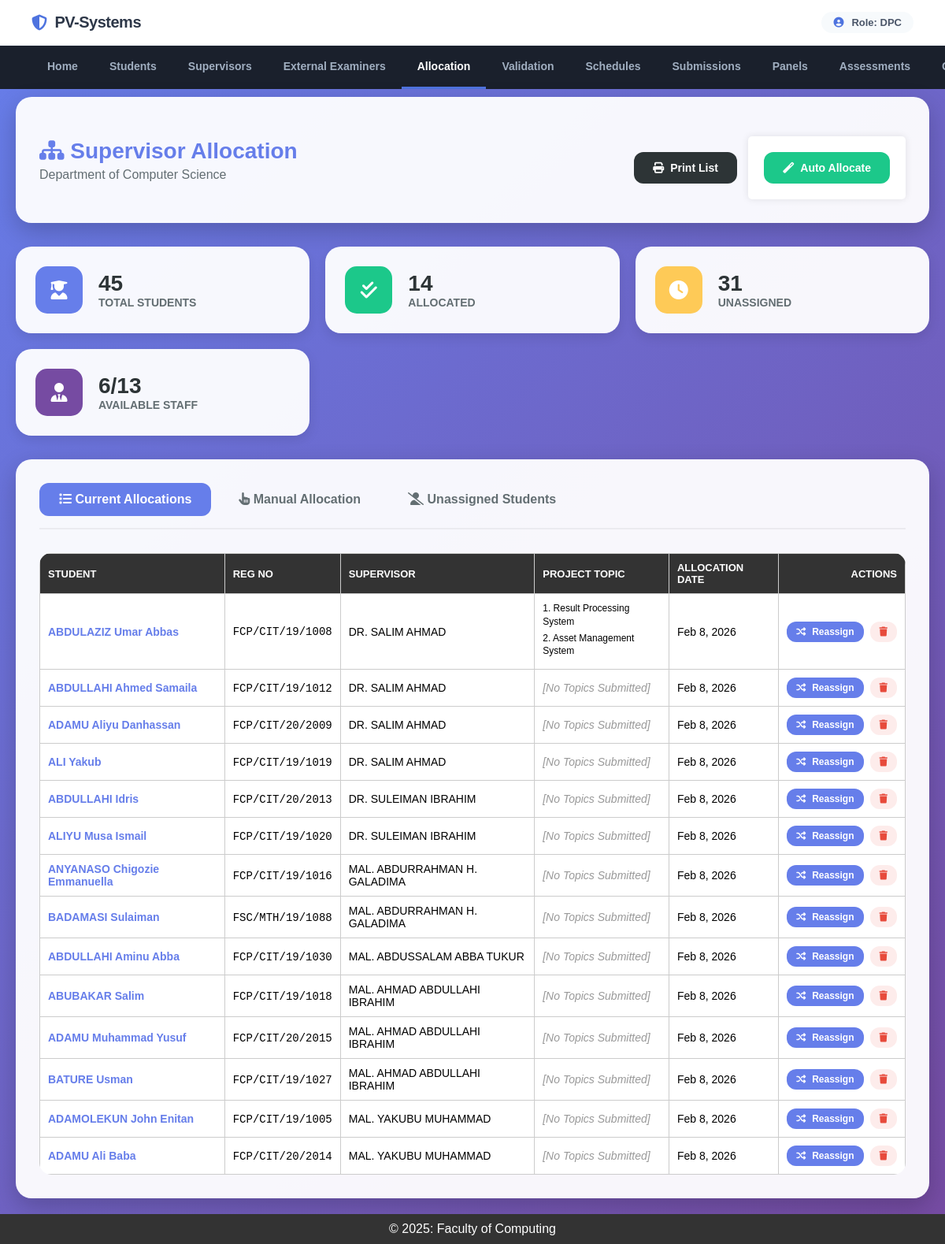
Page /department_project_coordinator/dpc_assign_supervisors.php (signed in) on the committed database.
### tables this page shows
CREATE TABLE `users` (
  `id` int(11) NOT NULL,
  `username` varchar(50) NOT NULL,
  `password` varchar(255) NOT NULL,
  `role` enum('stu','dpc','fpc','sup','ext') NOT NULL,
  `name` varchar(100) DEFAULT NULL,
  `email` varchar(100) DEFAULT NULL,
  `faculty_id` int(11) NOT NULL,
  `department` varchar(100) DEFAULT NULL,
  `is_active` tinyint(1) DEFAULT 1,
  `first_login` datetime DEFAULT NULL,
  `password_changed` varchar(50) DEFAULT NULL,
  `session` varchar(255) DEFAULT NULL,
  `created_at` timestamp NOT NULL DEFAULT current_timestamp() ON UPDATE current_timestamp()
);

CREATE TABLE `departments` (
  `id` int(11) NOT NULL,
  `faculty_id` int(11) NOT NULL,
  `department_name` varchar(100) NOT NULL,
  `project_guideline` varchar(255) DEFAULT NULL,
  `num_chapters` int(11) DEFAULT 5
);

CREATE TABLE `supervision` (
  `allocation_id` int(11) NOT NULL,
  `supervisor_id` int(11) NOT NULL,
  `student_id` int(11) NOT NULL,
  `allocation_date` datetime NOT NULL,
  `status` varchar(20) DEFAULT 'active'
);

CREATE TABLE `students` (
  `id` int(11) NOT NULL,
  `reg_no` varchar(50) NOT NULL,
  `name` varchar(100) NOT NULL,
  `phone` varchar(50) NOT NULL,
  `email` varchar(60) NOT NULL,
  `faculty_id` int(11) NOT NULL,
  `department` int(11) NOT NULL,
  `first_login` tinyint(1) DEFAULT 1
);

CREATE TABLE `supervisors` (
  `id` int(11) NOT NULL,
  `staff_no` varchar(50) NOT NULL,
  `name` varchar(100) NOT NULL,
  `email` varchar(100) DEFAULT NULL,
  `phone` varchar(20) DEFAULT NULL,
  `faculty_id` int(11) NOT NULL,
  `department` varchar(100) NOT NULL,
  `max_students` int(11) NOT NULL DEFAULT 10,
  `current_load` int(11) NOT NULL DEFAULT 0
);

### department_project_coordinator/dpc_assign_supervisors.php (the view, shortened to what this page needs)
<?php
include_once __DIR__ . '/../includes/db.php';
$dpc_id = $_SESSION['user_id'];
$stmt = $conn->prepare("SELECT u.department as dept_id, d.department_name FROM users u JOIN departments d ON u.department = d.id WHERE u.id = ?");
$stmt->execute([$dpc_id]);
$dpc_info = $stmt->fetch(PDO::FETCH_ASSOC);
$dept_id = $dpc_info['dept_id'];
$dept_name = $dpc_info['department_name'];
$statsStmt = $conn->prepare("
    SELECT
        (SELECT COUNT(DISTINCT s.id) FROM students s
         WHERE s.department = :dept AND s.id NOT IN (SELECT student_id FROM supervision)) AS unassigned_count,
        (SELECT COUNT(*) FROM students WHERE department = :dept) AS total_students,
        (SELECT COUNT(*) FROM supervisors WHERE department = :dept AND current_load < max_students) AS available_sup,
        (SELECT COUNT(*) FROM supervisors WHERE department = :dept) AS total_sup,
        (SELECT COUNT(DISTINCT sp.student_id) FROM supervision sp
         JOIN students s ON sp.student_id = s.id WHERE s.department = :dept) AS allocated_count
");
$statsStmt->execute([':dept' => $dept_id]);
$stats = $statsStmt->fetch(PDO::FETCH_ASSOC);
$allocStmt = $conn->prepare("
    SELECT sp.allocation_id, sp.student_id, sp.supervisor_id,
           s.name AS student_name, s.reg_no, s.department AS student_dept,
           su.name AS supervisor_name, su.department AS supervisor_dept,
           GROUP_CONCAT(p.topic SEPARATOR '||') AS topics,
           sp.allocation_date, sp.status AS allocation_status
    FROM supervision sp
    JOIN students s ON sp.student_id = s.id
    JOIN supervisors su ON sp.supervisor_id = su.id
    LEFT JOIN project_topics p ON s.id = p.student_id
    WHERE s.department = :dept
    GROUP BY sp.allocation_id
    ORDER BY su.name, s.name
");
$allocStmt->execute([':dept' => $dept_id]);
$allocations = $allocStmt->fetchAll(PDO::FETCH_ASSOC);
?>
<!DOCTYPE html>
<html lang="en">
<head>
    <link rel="stylesheet" href="https://cdnjs.cloudflare.com/ajax/libs/font-awesome/6.4.0/css/all.min.css">
    <link href="https://cdn.jsdelivr.net/npm/select2@4.1.0-rc.0/dist/css/select2.min.css" rel="stylesheet" />
</head>
<body>
    <?php include_once __DIR__ . '/../includes/header.php'; ?>
    <div class="page-container">
        <div class="header-card">
            <div>
                <h1><i class="fas fa-sitemap no-print"></i> Supervisor Allocation</h1>
                <p style="color: #636e72; margin-top: 5px;">Department of <?= htmlspecialchars($dept_name) ?></p>
            </div>
            <div class="header-actions">
                <button onclick="window.print()" class="btn btn-primary no-print" style="margin-right: 10px; background: #2d3436;"><i class="fas fa-print"></i> Print List</button>
                <?php if ($stats['unassigned_count'] > 0 && $stats['available_sup'] > 0): ?>
                    <form method="POST" style="display: inline-block;">
                        <button type="submit" name="auto_allocate" class="btn btn-success"><i class="fas fa-magic"></i> Auto Allocate</button>
                    </form>
                <?php endif; ?>
            </div>
        </div>
        <div class="stats-grid">
            <div class="stat-card">
                <div class="stat-icon" style="background: var(--primary);"><i class="fas fa-user-graduate"></i></div>
                <div class="stat-info">
                    <h3><?= $stats['total_students'] ?></h3>
                    <p>Total Students</p>
                </div>
            </div>
            <div class="stat-card">
                <div class="stat-icon" style="background: var(--success);"><i class="fas fa-check-double"></i></div>
                <div class="stat-info">
                    <h3><?= $stats['allocated_count'] ?></h3>
                    <p>Allocated</p>
                </div>
            </div>
            <div class="stat-card">
                <div class="stat-icon" style="background: var(--warning);"><i class="fas fa-clock"></i></div>
                <div class="stat-info">
                    <h3><?= $stats['unassigned_count'] ?></h3>
                    <p>Unassigned</p>
                </div>
            </div>
            <div class="stat-card">
                <div class="stat-icon" style="background: var(--secondary);"><i class="fas fa-user-tie"></i></div>
                <div class="stat-info">
                    <h3><?= $stats['available_sup'] ?>/<?= $stats['total_sup'] ?></h3>
                    <p>Available Staff</p>
                </div>
            </div>
        </div>
        <div class="main-card">
            <div class="tabs">
                <div class="tab active" onclick="switchTab('allocations')"><i class="fas fa-list"></i> Current Allocations</div>
                <div class="tab" onclick="switchTab('manual')"><i class="fas fa-hand-pointer"></i> Manual Allocation</div>
                <div class="tab" onclick="switchTab('unassigned')"><i class="fas fa-user-slash"></i> Unassigned Students</div>
            </div>
            <div id="allocations" class="tab-content active">
                <?php if (count($allocations) > 0): ?>
                    <table>
                        <thead>
                            <tr>
                                <th>Student</th>
                                <th>Reg No</th>
                                <th>Supervisor</th>
                                <th>Project Topic</th>
                                <th class="no-print">Allocation Date</th>
                                <th style="text-align: right;" class="no-print">Actions</th>
                            </tr>
                        </thead>
                        <tbody>
                            <?php foreach ($allocations as $alloc): ?>
                                <tr>
                                    <td data-label="Student"><span style="font-weight: 600; color: var(--primary);"><?= htmlspecialchars($alloc['student_name']) ?></span></td>
                                    <td data-label="Reg No"><code><?= htmlspecialchars($alloc['reg_no']) ?></code></td>
                                    <td data-label="Supervisor"><?= htmlspecialchars($alloc['supervisor_name']) ?></td>
                                    <td data-label="Project Topic" style="max-width:300px;">
                                        <?php
                                        if ($alloc['topics']) {
                                            $tps = explode('||', $alloc['topics']);
                                            foreach ($tps as $index => $t) {
                                                echo '<div style="font-size: 12px; margin-bottom: 4px; line-height: 1.4;">' . ($index + 1) . '. ' . htmlspecialchars($t) . '</div>';
                                            }
                                        } else {
                                            echo '<span style="color:#999; font-style:italic;">[No Topics Submitted]</span>';
                                        }
                                        ?>
                                    </td>
                                    <td data-label="Allocation Date" class="no-print"><?= date('M j, Y', strtotime($alloc['allocation_date'])) ?></td>
                                    <td data-label="Actions" style="text-align: right;" class="no-print">
                                        <div style="display: flex; gap: 8px; justify-content: flex-end;">
                                            <button class="btn btn-primary" style="padding: 6px 12px; font-size: 12px;" onclick="openReassign(<?= $alloc['allocation_id'] ?>, '<?= addslashes($alloc['student_name']) ?>', <?= $alloc['supervisor_id'] ?>)">
                                                <i class="fas fa-random"></i> Reassign
                                            </button>
                                            <a href="?delete_allocation=<?= $alloc['allocation_id'] ?>" class="btn btn-warning" style="background: rgba(231, 74, 59, 0.1); color: #e74a3b; padding: 6px 12px; font-size: 12px;" onclick="return confirm('Remove this supervisor allocation? Student will return to unassigned list.')">
                                                <i class="fas fa-trash"></i>
                                            </a>
                                        </div>
                                    </td>
                                </tr>
                            <?php endforeach; ?>
                        </tbody>
                    </table>
                <?php endif; ?>
            </div>
        </div>
    </div>
    <?php include_once __DIR__ . '/../includes/footer.php'; ?>
</body>
</html>

### assets/css/styles.css (style rules this page uses)
body { font-family: Arial, sans-serif; margin: 0; padding: 0; background-color: #f4f4f4; display: flex; flex-direction: column; min-height: 100vh; }
form { background-color: #fff; padding: 20px; border-radius: 5px; box-shadow: 0 0 10px rgba(0, 0, 0, 0.1); margin-top: 20px; }
form button { background-color: #333; color: #fff; padding: 10px 20px; border: none; border-radius: 5px; cursor: pointer; }
table { width: 100%; border-collapse: collapse; margin-top: 20px; }
table th, table td { padding: 10px; border: 1px solid #ccc; text-align: left; }
table th { background-color: #333; color: #fff; }

### department_project_coordinator/dpc_assign_supervisors.php (style rules this page uses)
:root { --primary: #667eea; --secondary: #764ba2; --success: #1cc88a; --danger: #e74a3b; --warning: #feca57; --glass: rgba(255, 255, 255, 0.95); }
* { margin: 0; padding: 0; box-sizing: border-box; }
body { font-family: 'Segoe UI', sans-serif; background: linear-gradient(135deg, #667eea 0%, #764ba2 100%); min-height: 100vh; padding-bottom: 50px; }
.page-container { max-width: 1400px; margin: 0 auto; padding: 10px 20px 20px 20px; }
.header-card { background: var(--glass); padding: 30px; border-radius: 20px; box-shadow: 0 10px 30px rgba(0,0,0,0.2); margin-bottom: 30px; display: flex; justify-content: space-between; align-items: center; flex-wrap: wrap; gap: 20px; }
.header-card h1 { color: var(--primary); font-size: 28px; }
.stats-grid { display: grid; grid-template-columns: repeat(auto-fit, minmax(280px, 1fr)); gap: 20px; margin-bottom: 30px; }
.stat-card { background: var(--glass); padding: 25px; border-radius: 20px; box-shadow: 0 5px 15px rgba(0,0,0,0.1); display: flex; align-items: center; gap: 20px; }
.stat-icon { width: 60px; height: 60px; border-radius: 15px; display: flex; align-items: center; justify-content: center; font-size: 24px; color: white; }
.stat-info h3 { font-size: 28px; color: #2d3436; }
.stat-info p { color: #636e72; font-size: 14px; font-weight: 600; text-transform: uppercase; }
.main-card { background: var(--glass); padding: 30px; border-radius: 20px; box-shadow: 0 10px 30px rgba(0,0,0,0.2); }
.tabs { display: flex; gap: 10px; margin-bottom: 30px; border-bottom: 2px solid rgba(0,0,0,0.05); padding-bottom: 15px; }
.tab { padding: 12px 25px; border-radius: 12px; cursor: pointer; font-weight: 600; color: #636e72; transition: 0.3s; }
.tab.active { background: var(--primary); color: white; }
.tab-content { display: none; animation: fadeIn 0.4s; }
.tab-content.active { display: block; }
table { width: 100%; border-collapse: collapse; background: white; border-radius: 15px; overflow: hidden; margin-top: 15px; }
th { background: #f8faff; padding: 18px; text-align: left; color: #747d8c; font-size: 13px; text-transform: uppercase; }
td { padding: 16px; border-bottom: 1px solid #eee; font-size: 14px; }
.btn { padding: 12px 24px; border: none; border-radius: 12px; font-weight: 600; cursor: pointer; transition: 0.3s; display: inline-flex; align-items: center; gap: 8px; text-decoration: none; color: #fff; font-size: 14px; }
.btn-primary { background: var(--primary); }
.btn-success { background: var(--success); }
.btn-warning { background: var(--warning); }

### rows in the picture
users: departments.department_name "Computer Science"
supervision: student.name "ABDULAZIZ Umar Abbas", student.reg_no "FCP/CIT/19/1008", supervisor.name "DR. SALIM AHMAD", t "Result Processing System", t "Asset Management System", allocation_date "Feb 8, 2026"
supervision: student.name "ABDULLAHI Ahmed Samaila", student.reg_no "FCP/CIT/19/1012", supervisor.name "DR. SALIM AHMAD", shows "[No Topics Submitted]", allocation_date "Feb 8, 2026"
supervision: student.name "ADAMU Aliyu Danhassan", student.reg_no "FCP/CIT/20/2009", supervisor.name "DR. SALIM AHMAD", shows "[No Topics Submitted]", allocation_date "Feb 8, 2026"
supervision: student.name "ALI Yakub", student.reg_no "FCP/CIT/19/1019", supervisor.name "DR. SALIM AHMAD", shows "[No Topics Submitted]", allocation_date "Feb 8, 2026"
supervision: student.name "ABDULLAHI Idris", student.reg_no "FCP/CIT/20/2013", supervisor.name "DR. SULEIMAN IBRAHIM", shows "[No Topics Submitted]", allocation_date "Feb 8, 2026"
supervision: student.name "ALIYU Musa Ismail", student.reg_no "FCP/CIT/19/1020", supervisor.name "DR. SULEIMAN IBRAHIM", shows "[No Topics Submitted]", allocation_date "Feb 8, 2026"
supervision: student.name "ANYANASO Chigozie Emmanuella", student.reg_no "FCP/CIT/19/1016", supervisor.name "MAL. ABDURRAHMAN H. GALADIMA", shows "[No Topics Submitted]", allocation_date "Feb 8, 2026"
supervision: student.name "BADAMASI Sulaiman", student.reg_no "FSC/MTH/19/1088", supervisor.name "MAL. ABDURRAHMAN H. GALADIMA", shows "[No Topics Submitted]", allocation_date "Feb 8, 2026"
supervision: student.name "ABDULLAHI Aminu Abba", student.reg_no "FCP/CIT/19/1030", supervisor.name "MAL. ABDUSSALAM ABBA TUKUR", shows "[No Topics Submitted]", allocation_date "Feb 8, 2026"
supervision: student.name "ABUBAKAR Salim", student.reg_no "FCP/CIT/19/1018", supervisor.name "MAL. AHMAD ABDULLAHI IBRAHIM", shows "[No Topics Submitted]", allocation_date "Feb 8, 2026"
supervision: student.name "ADAMU Muhammad Yusuf", student.reg_no "FCP/CIT/20/2015", supervisor.name "MAL. AHMAD ABDULLAHI IBRAHIM", shows "[No Topics Submitted]", allocation_date "Feb 8, 2026"
supervision: student.name "BATURE Usman", student.reg_no "FCP/CIT/19/1027", supervisor.name "MAL. AHMAD ABDULLAHI IBRAHIM", shows "[No Topics Submitted]", allocation_date "Feb 8, 2026"
supervision: student.name "ADAMOLEKUN John Enitan", student.reg_no "FCP/CIT/19/1005", supervisor.name "MAL. YAKUBU MUHAMMAD", shows "[No Topics Submitted]", allocation_date "Feb 8, 2026"
supervision: student.name "ADAMU Ali Baba", student.reg_no "FCP/CIT/20/2014", supervisor.name "MAL. YAKUBU MUHAMMAD", shows "[No Topics Submitted]", allocation_date "Feb 8, 2026"

### other values in the picture
$_SESSION['role'] "DPC"
$stats['total_students'] "45"
$stats['allocated_count'] "14"
$stats['unassigned_count'] "31"
$stats['available_sup'] "6"
$stats['total_sup'] "13"
